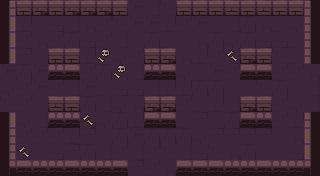

A level layout from a 2D game, rendered from its tile map. Below: a short description, then the map file with its tile-grid data intact:
An orthogonal 20x11 tile map with 16x16 px tiles, 6 tile layers (ground, dressing, decor, walls, ...) and 12 objects (5x ENTRY, 5x ENEMY, 2x PROP).

<map version="1.10" tiledversion="1.10.2" orientation="orthogonal" renderorder="right-down" width="20" height="11" tilewidth="16" tileheight="16" infinite="0" nextlayerid="8" nextobjectid="13">
 <tileset firstgid="1" name="dungeon" tilewidth="16" tileheight="16" tilecount="100" columns="10">
  <image source="../../../gfx/tiles/depths/dungeon_tileset.png" width="160" height="160" />
 </tileset>
 <layer id="1" name="ground" width="20" height="11">
  <data encoding="csv">
28,17,29,7,27,29,19,8,18,17,10,17,29,17,29,29,29,19,30,8,
29,8,19,9,17,27,7,10,18,18,8,7,18,19,17,29,27,20,30,27,
9,7,27,7,29,9,7,17,19,29,20,19,27,29,30,29,9,9,20,8,
20,28,19,9,28,8,19,30,7,20,8,27,8,7,17,28,7,10,20,7,
18,29,18,29,30,7,29,27,17,17,17,30,19,18,7,7,9,7,7,27,
30,7,18,7,17,18,20,9,9,17,8,8,29,29,19,19,10,29,19,17,
10,7,19,18,18,29,17,30,27,29,28,7,20,8,17,9,19,7,30,17,
10,30,17,10,8,9,30,29,8,27,29,20,28,19,29,7,10,7,8,8,
28,7,7,7,8,28,19,29,18,29,29,29,30,28,28,28,28,19,27,7,
17,8,19,9,28,29,17,7,17,7,10,17,9,10,27,29,19,19,9,17,
30,28,17,9,19,9,27,30,28,7,27,9,29,27,17,17,17,7,18,28
</data>
 </layer>
 <layer id="2" name="dressing" width="20" height="11">
  <data encoding="csv">
0,0,0,0,0,0,0,0,0,0,0,0,0,0,0,0,0,0,0,0,
0,0,0,0,0,0,0,0,0,0,0,0,0,0,0,0,0,0,0,0,
0,0,0,0,0,0,0,0,0,0,0,0,0,0,0,0,0,0,0,0,
0,0,0,0,0,0,78,0,0,0,0,0,0,0,69,0,0,0,0,0,
0,0,0,0,0,0,0,78,0,0,0,0,0,0,0,0,0,0,0,0,
0,0,0,0,0,0,0,0,0,0,0,0,0,0,0,0,0,0,0,0,
0,0,0,0,0,0,0,0,0,0,0,0,0,0,0,0,0,0,0,0,
0,0,0,0,0,69,0,0,0,0,0,0,0,0,0,0,0,0,0,0,
0,0,0,0,0,0,0,0,0,0,0,0,0,0,0,0,0,0,0,0,
0,69,0,0,0,0,0,0,0,0,0,0,0,0,0,0,0,0,0,0,
0,0,0,0,0,0,0,0,0,0,0,0,0,0,0,0,0,0,0,0
</data>
 </layer>
 <layer id="3" name="decor" width="20" height="11">
  <data encoding="csv">
0,0,0,0,0,0,0,0,0,0,0,0,0,0,0,0,0,0,0,0,
0,0,0,0,0,0,0,0,0,0,0,0,0,0,0,0,0,0,0,0,
0,0,0,0,0,0,0,0,0,0,0,0,0,0,0,0,0,0,0,0,
0,0,0,0,0,0,0,0,0,0,0,0,0,0,0,0,0,0,0,0,
0,0,0,0,0,0,0,0,0,0,0,0,0,0,0,0,0,0,0,0,
0,0,0,0,0,0,0,0,0,0,0,0,0,0,0,0,0,0,0,0,
0,0,0,0,0,0,0,0,0,0,0,0,0,0,0,0,0,0,0,0,
0,0,0,0,0,0,0,0,0,0,0,0,0,0,0,0,0,0,0,0,
0,0,0,0,0,0,0,0,0,0,0,0,0,0,0,0,0,0,0,0,
0,0,0,0,0,0,0,0,0,0,0,0,0,0,0,0,0,0,0,0,
0,0,0,0,0,0,0,0,0,0,0,0,0,0,0,0,0,0,0,0
</data>
 </layer>
 <layer id="4" name="walls" width="20" height="11">
  <data encoding="csv">
1,2,4,2,4,4,4,5,0,0,0,5,2,2,3,2,3,2,5,6,
31,0,0,0,0,0,0,0,0,0,0,0,0,0,0,0,0,0,0,26,
11,0,0,0,0,0,0,0,0,0,0,0,0,0,0,0,0,0,0,26,
31,0,0,0,0,0,0,0,0,0,0,0,0,0,0,0,0,0,0,26,
0,0,0,0,0,0,0,0,0,0,0,0,0,0,0,0,0,0,0,0,
0,0,0,0,0,0,0,0,0,0,0,0,0,0,0,0,0,0,0,0,
0,0,0,0,0,0,0,0,0,0,0,0,0,0,0,0,0,0,0,0,
11,0,0,0,0,0,0,0,0,0,0,0,0,0,0,0,0,0,0,26,
21,0,0,0,0,0,0,0,0,0,0,0,0,0,0,0,0,0,0,36,
21,0,0,0,0,0,0,0,0,0,0,0,0,0,0,0,0,0,0,16,
41,42,44,43,42,44,43,45,0,0,0,42,42,42,43,43,42,43,44,46
</data>
 </layer>
 <layer id="5" name="props" width="20" height="11">
  <data encoding="csv">
0,0,0,0,0,0,0,0,0,0,0,0,0,0,0,0,0,0,0,0,
0,0,0,0,0,0,0,0,0,0,0,0,0,0,0,0,0,0,0,0,
0,0,0,0,0,0,0,0,0,0,0,0,0,0,0,0,0,0,0,0,
0,0,0,5,5,0,0,0,0,2,4,0,0,0,0,4,5,0,0,0,
0,0,0,43,45,0,0,0,0,44,45,0,0,0,0,42,45,0,0,0,
0,0,0,0,0,0,0,0,0,0,0,0,0,0,0,0,0,0,0,0,
0,0,0,3,2,0,0,0,0,4,4,0,0,0,0,4,5,0,0,0,
0,0,0,44,43,0,0,0,0,45,42,0,0,0,0,45,44,0,0,0,
0,0,0,0,0,0,0,0,0,0,0,0,0,0,0,0,0,0,0,0,
0,0,0,0,0,0,0,0,0,0,0,0,0,0,0,0,0,0,0,0,
0,0,0,0,0,0,0,0,0,0,0,0,0,0,0,0,0,0,0,0
</data>
 </layer>
 <layer id="6" name="overhead" width="20" height="11">
  <data encoding="csv">
0,0,0,0,0,0,0,0,0,0,0,0,0,0,0,0,0,0,0,0,
0,0,0,0,0,0,0,0,0,0,0,0,0,0,0,0,0,0,0,0,
0,0,0,0,0,0,0,0,0,0,0,0,0,0,0,0,0,0,0,0,
0,0,0,0,0,0,0,0,0,0,0,0,0,0,0,0,0,0,0,0,
0,0,0,0,0,0,0,0,0,0,0,0,0,0,0,0,0,0,0,0,
0,0,0,0,0,0,0,0,0,0,0,0,0,0,0,0,0,0,0,0,
0,0,0,0,0,0,0,0,0,0,0,0,0,0,0,0,0,0,0,0,
0,0,0,0,0,0,0,0,0,0,0,0,0,0,0,0,0,0,0,0,
0,0,0,0,0,0,0,0,0,0,0,0,0,0,0,0,0,0,0,0,
0,0,0,0,0,0,0,0,0,0,0,0,0,0,0,0,0,0,0,0,
0,0,0,0,0,0,0,0,0,0,0,0,0,0,0,0,0,0,0,0
</data>
 </layer>
 <objectgroup id="7" name="spawns">
  <object id="1" name="UP" type="ENTRY" x="152" y="24" />
  <object id="2" name="DOWN" type="ENTRY" x="152" y="152" />
  <object id="3" name="LEFT" type="ENTRY" x="24" y="88" />
  <object id="4" name="RIGHT" type="ENTRY" x="296" y="88" />
  <object id="5" name="" type="ENTRY" x="168" y="88" />
  <object id="6" name="" type="ENEMY" x="200" y="88" />
  <object id="7" name="" type="ENEMY" x="136" y="120" />
  <object id="8" name="" type="ENEMY" x="136" y="56" />
  <object id="9" name="" type="ENEMY" x="72" y="40" />
  <object id="10" name="" type="ENEMY" x="72" y="136" />
  <object id="11" name="torch" type="PROP" x="56" y="168" />
  <object id="12" name="torch" type="PROP" x="264" y="168" />
 </objectgroup>
</map>
